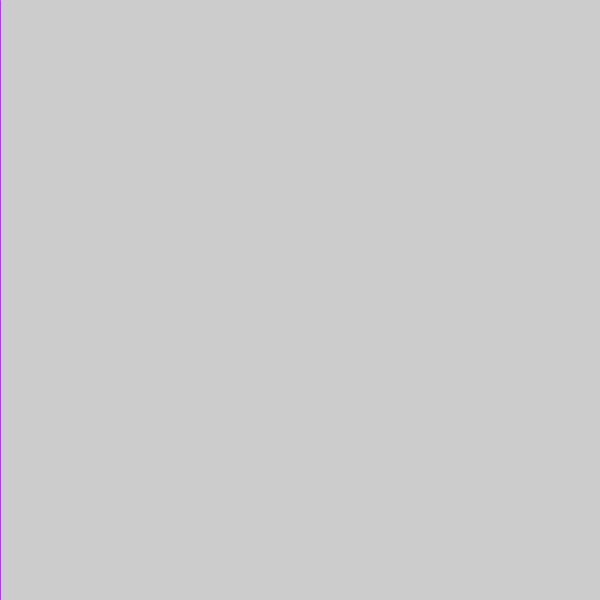
Frame 1 (no input)
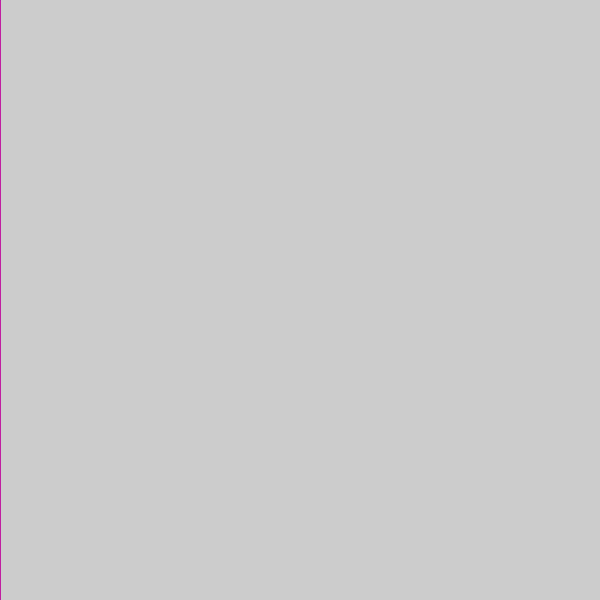
Frame 60 (the mouse pressed at the canvas centre just before this capture)
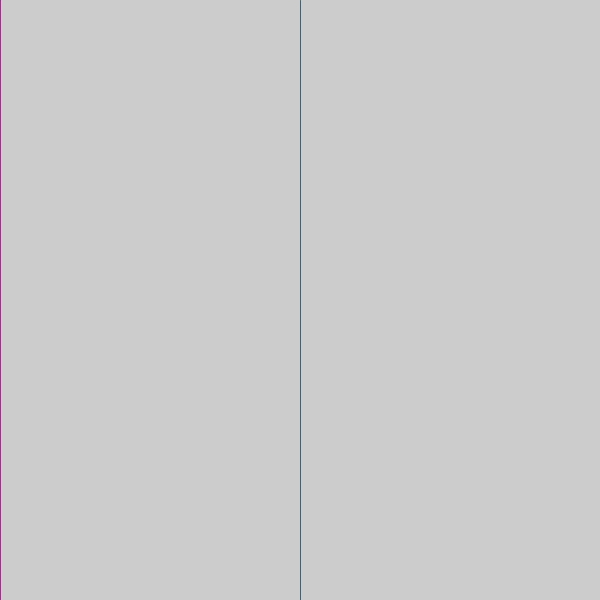
Frame 120 (the mouse held since frame 60 and released just before this capture)

The Processing sketch that drew these frames (run headless with seeded random() and noise(); from frame 60 on, the mouse is pressed at the canvas centre):

// Processing sketch: ej8
// ── ej8.pde
float tam;

void setup() {
  size(600, 600);
  tam = 1;
}

void draw(){
   //background(255);
   stroke(random(256),random(256),random(256));
   line(mouseX,0,mouseX,height);
}

void mousePressed(){
}

void mouseMoved(){
}
